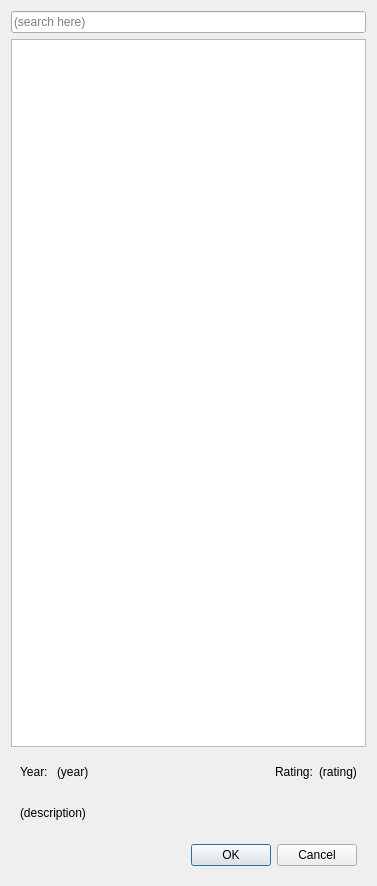
<?xml version="1.0" encoding="UTF-8"?>
<ui version="4.0">
 <class>SearchGasForm</class>
 <widget class="QWidget" name="SearchGasForm">
  <property name="geometry">
   <rect>
    <x>0</x>
    <y>0</y>
    <width>377</width>
    <height>886</height>
   </rect>
  </property>
  <property name="windowTitle">
   <string>Form</string>
  </property>
  <layout class="QVBoxLayout" name="verticalLayout">
   <item>
    <widget class="QLineEdit" name="searchBarText">
     <property name="placeholderText">
      <string>(search here)</string>
     </property>
    </widget>
   </item>
   <item>
    <widget class="QTableWidget" name="searchResultTable"/>
   </item>
   <item>
    <widget class="QWidget" name="widget_2" native="true">
     <layout class="QHBoxLayout" name="horizontalLayout_2">
      <item>
       <widget class="QLabel" name="label">
        <property name="text">
         <string>Year: </string>
        </property>
       </widget>
      </item>
      <item>
       <widget class="QLabel" name="label_4">
        <property name="text">
         <string>(year)</string>
        </property>
       </widget>
      </item>
      <item>
       <spacer name="horizontalSpacer_2">
        <property name="orientation">
         <enum>Qt::Horizontal</enum>
        </property>
        <property name="sizeHint" stdset="0">
         <size>
          <width>40</width>
          <height>20</height>
         </size>
        </property>
       </spacer>
      </item>
      <item>
       <widget class="QLabel" name="label_5">
        <property name="text">
         <string>Rating:</string>
        </property>
       </widget>
      </item>
      <item>
       <widget class="QLabel" name="label_6">
        <property name="text">
         <string>(rating)</string>
        </property>
       </widget>
      </item>
     </layout>
    </widget>
   </item>
   <item>
    <widget class="QWidget" name="widget_3" native="true">
     <layout class="QHBoxLayout" name="horizontalLayout_3">
      <item>
       <widget class="QLabel" name="label_2">
        <property name="text">
         <string>(description)</string>
        </property>
        <property name="wordWrap">
         <bool>true</bool>
        </property>
       </widget>
      </item>
     </layout>
    </widget>
   </item>
   <item>
    <widget class="QWidget" name="widget" native="true">
     <layout class="QHBoxLayout" name="horizontalLayout">
      <item>
       <spacer name="horizontalSpacer">
        <property name="orientation">
         <enum>Qt::Horizontal</enum>
        </property>
        <property name="sizeHint" stdset="0">
         <size>
          <width>977</width>
          <height>20</height>
         </size>
        </property>
       </spacer>
      </item>
      <item>
       <widget class="QDialogButtonBox" name="dialogButtons">
        <property name="standardButtons">
         <set>QDialogButtonBox::Cancel|QDialogButtonBox::Ok</set>
        </property>
       </widget>
      </item>
     </layout>
    </widget>
   </item>
  </layout>
 </widget>
 <resources/>
 <connections/>
</ui>
